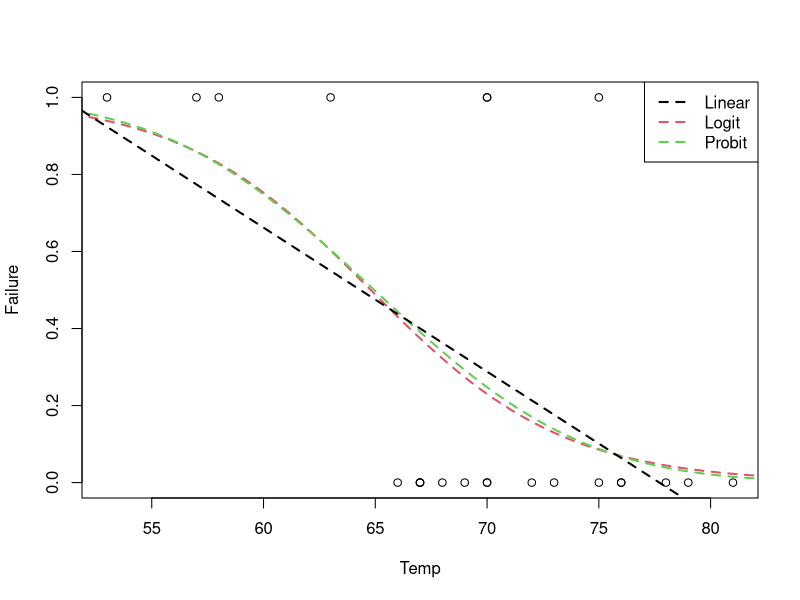

Write the R code that produced this figure.
## read in the data
Input=("
       Flight Temp Failure
       1 66 0 
       2 70 1 
       3 69 0 
       4 68 0 
       5 67 0 
       6 72 0 
       7 73 0 
       8 70 0 
       9 57 1 
       10 63 1 
       11 70 1 
       12 78 0 
       13 67 0 
       14 53 1 
       15 67 0 
       16 75 0
       17 70 0
       18 81 0
       19 76 0
       20 79 0
       21 75 1
       22 76 0
       23 58 1
       ")
preC=read.table(textConnection(Input),header=TRUE)

## Plot data
plot(Failure~Temp,data=preC)

# Logit model
preC.logit=glm(Failure~Temp,family=binomial(link=logit),data=preC)
summary(preC.logit)
curve(exp(preC.logit$coefficients[1]+preC.logit$coefficients[2]*x)/
        (1+exp(preC.logit$coefficients[1]+preC.logit$coefficients[2]*x)),	
      from=50,to=85,col=2,lty=2,lwd=2,add=TRUE)

predict.glm(preC.logit,newdata=data.frame(Temp=36),type="response")

## probit model
preC.probit=glm(Failure~Temp,family=binomial(link=probit),data=preC)
curve(pnorm(preC.probit$coefficients[1]+preC.probit$coefficients[2]*x),	
      from=50,to=85,col=3,lty=2,lwd=2,add=TRUE)

## Linear model
preC.linear = lm(Failure ~ Temp, data=preC)
curve(preC.linear$coefficients[1]+preC.linear$coefficients[2]*x,	
      from=50,to=85,col=1,lty=2,lwd=2,add=TRUE)
legend("topright", c("Linear", "Logit", "Probit"), col=1:3, lwd=2, lty=2)

